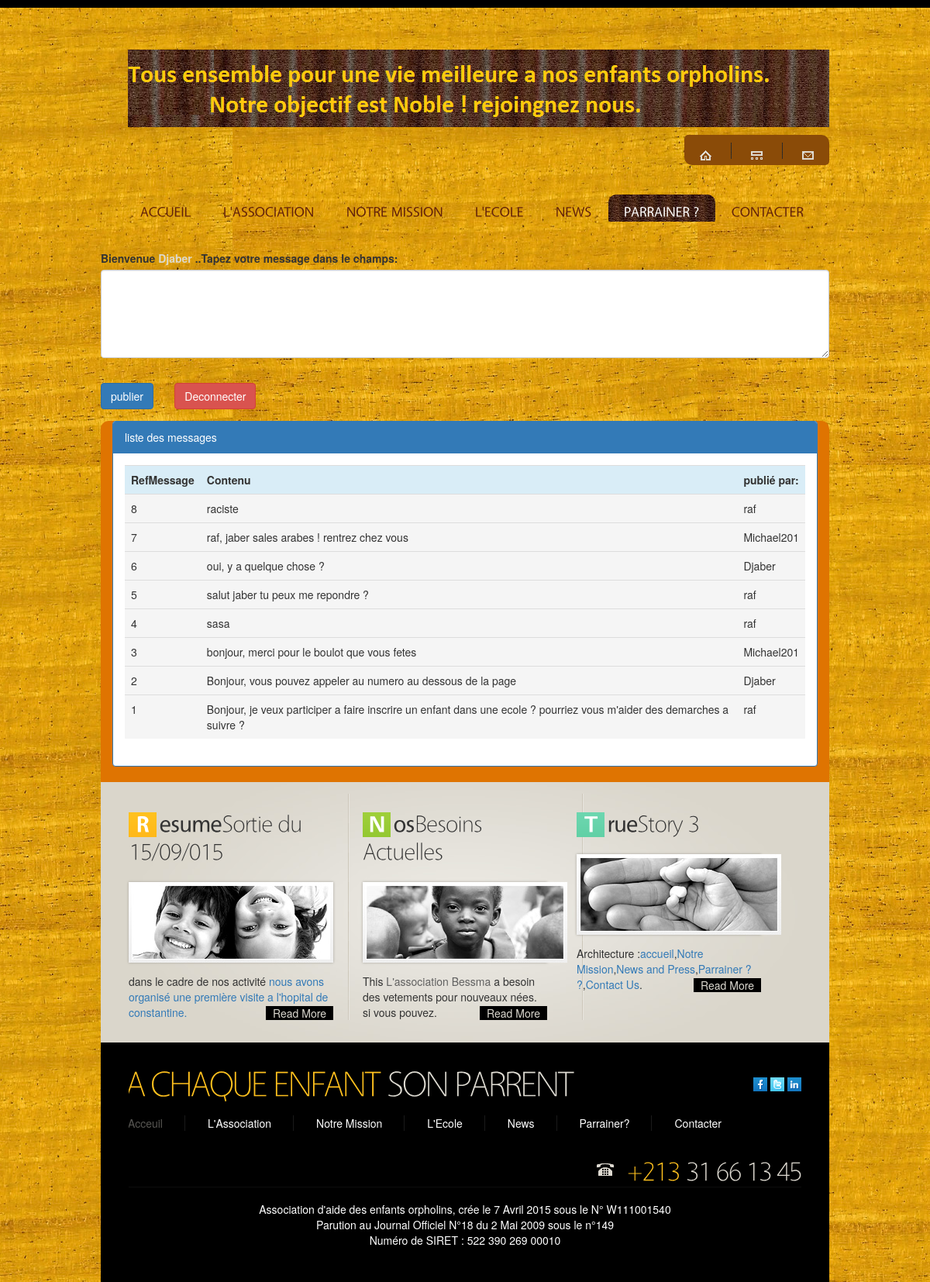
/forum.php (signed in), run on the app's committed database.
### tables this page shows
CREATE TABLE IF NOT EXISTS `message` (
  `id` int(11) NOT NULL AUTO_INCREMENT,
  `Contenu` varchar(500) NOT NULL,
  `postulant` varchar(10) NOT NULL,
  PRIMARY KEY (`id`)
);

### forum.php (the view, shortened to what this page needs)
<?php
require "header2.php";
?>
		   <div class="form-group">
		   <form action="forum.php" method="post">
           <label  for="comment">Bienvenue </label> <strong><?php echo $_SESSION['user']; ?> </strong>
           <label>..Tapez votre message dans le champs:</label>
           <textarea name="msg" class="form-control" rows="5" id="comment"></textarea></p>
           <button class="btn btn-primary"> publier </button> &nbsp; &nbsp; &nbsp; <button class="btn btn-danger"><a class="monstyle" href="deconnexion.php"> Deconnecter </a>
           </form>
           </div>
	<div class="col-md-12" >
	<div class="panel panel-primary">
       <div class="panel-heading">liste des messages</div>
         <div class="panel-body">
            <table class="table table-striped">
              <tr>
                	<th class="info">RefMessage</th>
                	<th class="info">Contenu</th>
                	<th class="info">publié par:</th>
              	</tr>
              <?php
                  $req=mysql_query("SELECT * from message ORDER BY id DESC ");
                  	while($res = mysql_fetch_array ($req)){
                  ?>
                 <tr>
                    <td class="active"><?php echo $res['id']; ?></td>
                 	 <td class="active"><?php echo $res ['Contenu'];  ?></td>
                 	  <td class="active"><?php echo $res['postulant'];?></td>
                </tr>
                  <?php } ?>
              </table>
			</div>
            </div>
            </div>
		<?php
		require"footer.php";
		?>

### css/style.css (style rules this page uses)
body { background:url(../images/movingui.jpg) top center repeat;border:0;font:14px "Trebuchet MS", Arial, Helvetica, sans-serif;color:#ffffff;line-height:22px }
a { color:#575652;text-decoration:underline;outline:none }
strong { color:#dcd9cf }

### header2.php (style rules this page uses)
.monstyle { color: white; text-decoration: none; }

### data on the page
message: id "8", Contenu "raciste", postulant "raf"
message: id "7", Contenu "raf, jaber sales arabes ! rentrez chez vous", postulant "Michael201"
message: id "6", Contenu "oui, y a quelque chose ?", postulant "Djaber"
message: id "5", Contenu "salut jaber tu peux me repondre ?", postulant "raf"
message: id "4", Contenu "sasa", postulant "raf"
message: id "3", Contenu "bonjour, merci pour le boulot que vous fetes", postulant "Michael201"
message: id "2", Contenu "Bonjour, vous pouvez appeler au numero au dessous de la page", postulant "Djaber"
message: id "1", Contenu "Bonjour, je veux participer a faire inscrire un enfant dans une ecole ? pourriez vous m'aider des demarches a suivre ?", postulant "raf"

### other printed values
$_SESSION['user'] "Djaber"
